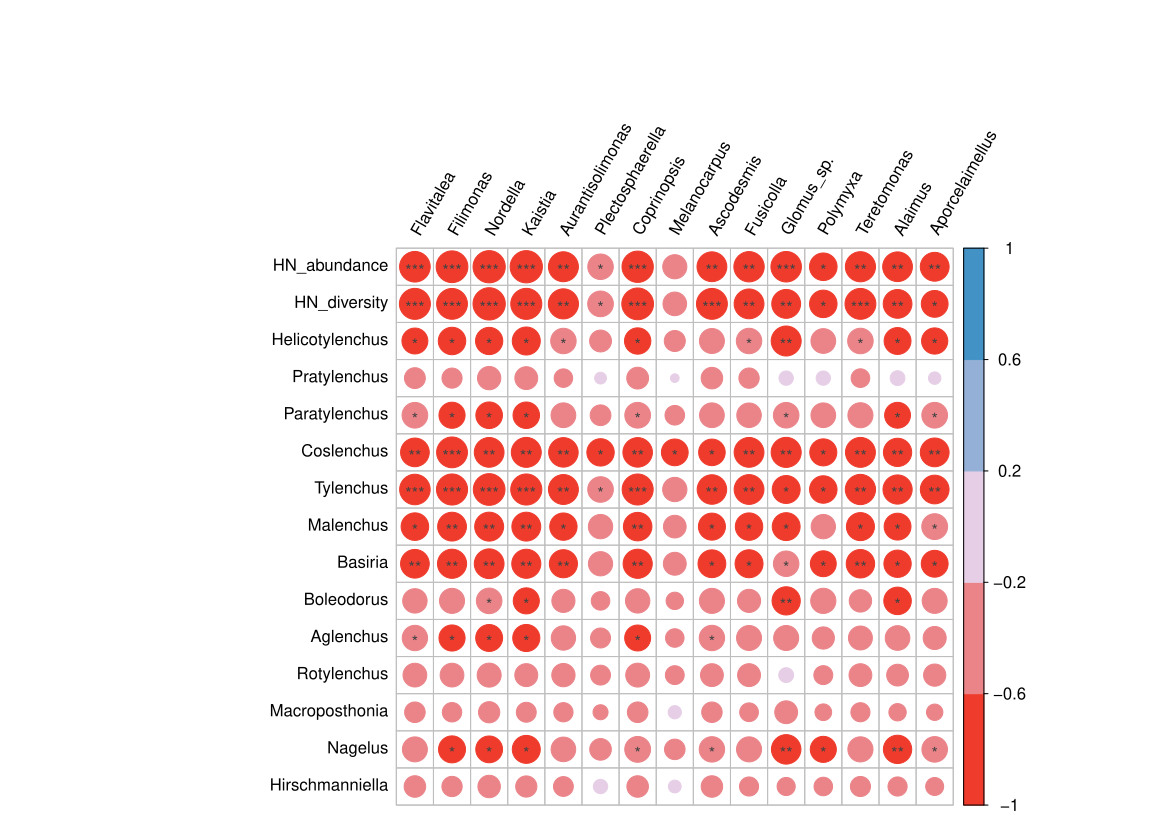

Write R code to recreate this figure.

setwd(readClipboard())
getwd()
library(corrplot)
library(psych)
library(readxl)
library(pdftools)

x<- read.csv("HN.csv", row.names=1,header=T)
y<- read.csv("coretaxa.csv", row.names=1 ,header=T)
x
y
corr_matrix<- corr.test(x[,], y[,], method = "pearson",adjust = "bonferroni")
corr_matrix$r
corr_matrix$p

write.csv(corr_matrix$r,"corr_matrix$r.csv")
write.csv(corr_matrix$p,"corr_matrix$p.csv")

col1 <- colorRampPalette(c("#EF3B2C","#e6cfe6","#4292C6" ))
corrplot(corr_matrix$r, p.mat = corr_matrix$p, insig = 'label_sig', sig.level = c(.001, .01, .05),
         pch.cex = 1,pch.col = "grey26",
         method = 'circle',outline=FALSE, addCoef.col = NULL, col = col1(5),
         number.cex = 2, number.font=1, tl.cex =1,tl.col="black", tl.srt = 60, cl.cex  = 1)# 导出为20 20

##pdf export: A4 size##
